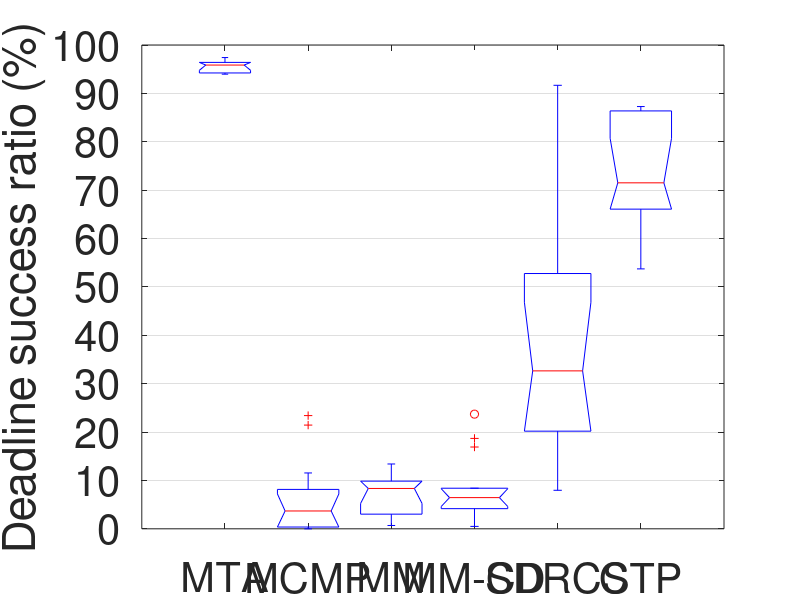

MATLAB code for this plot: (Note: this script raises an error after producing the figure.)
%%%%%%%%%%%%%%%%%%%%%%%%%%%%%%%%%%%%%%%%%%%%%%%%%%%%%%%%%%%%%%%%%%%%%%%%%%%%%%%%%%%%%%%
%   Author: Xiaohui Liu (whulxh@gmail.com)
%   Date:   9/28/2011
%   Function: prepares figures for display
%%%%%%%%%%%%%%%%%%%%%%%%%%%%%%%%%%%%%%%%%%%%%%%%%%%%%%%%%%%%%%%%%%%%%%%%%%%%%%%%%%%%%%%%
%% deadline success ratio
cd ~/Dropbox/tOR/figures/;
% 'm' for min
protocols = {'MTA'; 'MCMP'; 'MM'; 'MM-CD'; 'SDRCS'; 'CTP';};
%% Deadline success ratio
metric = 'Deadline success ratio';
PROTOCOL_CNTS = size(protocols, 1);
pdr = cell(PROTOCOL_CNTS, 1);
idx = 1;
% MTA
t = [
0.940592831452313
0.974038941587619
0.965656195143122
0.958218121259207
0.958892312662903
0.940928272511475
0.965680157497288
0.93973217986859
0.959237187127533
0.946097153759424    
];
pdr{idx} = t;
idx = idx + 1;

% MCMP
t = [
0.214397728585814
0.115473441108545
0.011365236805589
0.001800115207373
0.234031390350374
0.004330708661417
0.05109022556391
0.023316703447651
0.050462802209787
0
0.000164609053498
0.070132369016067  
];
pdr{idx} = t;
idx = idx + 1;

% MMSPEED
t = [
0.134009661835749
0.013357079252004
0.128542611841727
0.082957610777011
0.006889797989317
0.026961161794149
0.084670760490745
0.083883458909702
0.041010806142101
0.091189663932641
0.031441179420319
0.12062885492089   
];
pdr{idx} = t;
idx = idx + 1;

% MMSPEED-CD
t = [
0.237027792651961
0.043981594658757
0.169090909090909
0.005011042761065
0.050623501878853
0.083928318511027
0.18688351140662
0.018981416423872
0.041677498555748
0.005317701664533
0.06449673687844
0.068504804921758
0.06745243869893    
];
pdr{idx} = t;
idx = idx + 1;

% SDRCS
t = [
0.916708424236351
0.201854636849214
0.318661343048517
0.173375374382891
0.232964894242068
0.138439611784443
0.681302545404871
0.326455173653208
0.079646790222938
0.714818276179389
0.365654127628902
0.327961588041162
0.527676727189271
];
pdr{idx} = t;
idx = idx + 1;

% CTP
t = [
0.871259057915811
0.661773587308497
0.722262074254095
0.590802224067564
0.83562901278257
0.872791613801355
0.704711358072679
0.707985404183087
0.861874193159859
0.537249180437304
0.657674484169187
0.869430374059413
];
pdr{idx} = t;
idx = idx + 1;

% display
data = pdr;
group = zeros(0);
dataDisp = zeros(0);
for i = 1 : size(data, 1)
    group = [group ; ones(size(data{i})) + i - 1];
    dataDisp = [dataDisp ; data{i}];
end
figure('name', metric);
% title([metric 'for different protocols']);
h = boxplot(dataDisp * 100, group, 'notch', 'on');
set(gca, 'FontSize', 30, 'YGrid', 'on', 'xtick', 1:size(protocols, 1), 'XTickLabel', protocols, 'ytick', 0:10:100);
set(gca, 'FontSize', 30, 'YGrid', 'on');
%xlabel('Protocols');
ylabel([metric ' (%)']);
%
maximize;
set(gcf, 'Color', 'white'); % Sets figure background
export_fig 'dcr_peers_sparse' -eps;
export_fig 'dcr_peers_sparse' -jpg -zbuffer;
saveas(gcf, 'dcr_peers_sparse.fig');
% saveas(h, 'foo.fig');
% xticklabel_rotate(1 : size(protocols, 1), 90, protocols);

%% PDR
metric = 'Packet delivery ratio';
PROTOCOL_CNTS = size(protocols, 1);
pdr = cell(PROTOCOL_CNTS, 1);
idx = 1;
% MTA
t = [
0.940592831452313
0.974038941587619
0.965771580039184
0.958343789209536
0.959823502090107
0.941423628274839
0.966037287733048
0.940317682784396
0.959237187127533
0.947453954496208   
];
pdr{idx} = t;
idx = idx + 1;

% MCMP
t = [
0.480503144654088
0.327174749807544
0.036575398447078
0.011520737327189
0.241649048625793
0.095669291338583
0.063074352548037
0.050276641808997
0.177397868561279
0.016282225237449
0.010205761316872
0.119712351945854   
];
pdr{idx} = t;
idx = idx + 1;

% MMSPEED
t = [
0.19
0.170080142475512
0.186355022109918
0.296722990271377
0.246534945443822
0.211920529801325
0.387028176501861
0.35361216730038
0.184432777904588
0.150062111801242
0.357988165680473
0.279351032448378
];
pdr{idx} = t;
idx = idx + 1;

% MMSPEED-CD
t = [
0.378158844765343
0.180924287118977
0.416666666666667
0.234579439252336
0.299419492820043
0.395046284713535
0.377416073245168
0.338720103425986
0.196129404968226
0.389964788732394
0.287157670832226
0.302875695732839
0.463398253861652   
];
pdr{idx} = t;
idx = idx + 1;

% SDRCS
t = [
0.937055281882868
0.300015740594995
0.548347799604081
0.400230680507497
0.28804347826087
0.437372802960222
0.735344425439279
0.610699439725285
0.241666666666667
0.818644662921348
0.534900808229243
0.349002601908066
0.638512934726743    
];
pdr{idx} = t;
idx = idx + 1;

% CTP
t = [
0.978064516129032
0.939986810287975
0.986448433650123
0.947014925373134
0.993018036738426
0.985274431057564
0.957918406681658
0.978109637324924
0.986389748121962
0.955300859598854
0.965745743704761
0.981869303858833    
];
pdr{idx} = t;
idx = idx + 1;

% display
data = pdr;
group = zeros(0);
dataDisp = zeros(0);
for i = 1 : size(data, 1)
    group = [group ; ones(size(data{i})) + i - 1];
    dataDisp = [dataDisp ; data{i}];
end
figure('name', metric);
% title([metric 'for different protocols']);
h = boxplot(dataDisp * 100, group, 'notch', 'on');
set(gca, 'FontSize', 30, 'YGrid', 'on', 'xtick', 1:size(protocols, 1), 'XTickLabel', protocols, 'ytick', 0:10:100);
ylabel([metric ' (%)']);
%
maximize;
set(gcf, 'Color', 'white'); % Sets figure background
export_fig 'pdr_peers_sparse' -eps;
export_fig 'pdr_peers_sparse' -jpg -zbuffer;
saveas(gcf, 'pdr_peers_sparse.fig');
% saveas(h, 'foo.fig');
% xticklabel_rotate(1 : size(protocols, 1), 90, protocols);

%% NTX
metric = 'Number of transmissions per packet delivered';
PROTOCOL_CNTS = size(protocols, 1);
pdr = cell(PROTOCOL_CNTS, 1);
idx = 1;
% MTA
t = [
8.73127637130802
8.62749871860584
7.21778042959427
8.62241424456664
8.17844180982337
9.12562352323445
8.10387215734481
8.52279219972674
8.12027833001988
9.57904516866781    
];
pdr{idx} = t;
idx = idx + 1;

% MCMP
t = [
32.3821989528796
27.9788235294118
214.558659217877
572.661538461539
34.153980752406
79.7222222222222
106.735099337748
188.583732057416
47.1727158948686
494.25
551.887096774194
72.6908127208481    
];
pdr{idx} = t;
idx = idx + 1;

% MMSPEED
t = [
77.2392344497608
114.701570680628
66.8632768361582
67.6384814495255
89.8672248803828
94.2391304347826
56.8921703296703
46.1478494623656
81.9727722772277
95.3956953642384
61.2689706987228
64.9239704329462   
];
pdr{idx} = t;
idx = idx + 1;

% MMSPEED-CD
t = [
47.6133651551313
93.4782608695652
55.6673835125448
112.839309428951
74.680612244898
38.2672577580747
48.6078167115903
77.5362595419847
99.0220913107511
70.6207674943567
67.9148148148148
58.302450229709
48.3115942028986    
];
pdr{idx} = t;
idx = idx + 1;

% SDRCS
t = [
7.5981308411215
20.9706190975866
11.5723410163843
21.2036503362152
27.1630727762803
19.1840101522843
10.7064918587439
13.4385912992009
38.9334402566159
8.9262277503753
15.6136675824176
21.5029821073559
14.5537966192648  
];
pdr{idx} = t;
idx = idx + 1;

% CTP
t = [
7.21862042970222
6.21258185219832
6.10749330954505
6.47945513902961
7.04511592868503
6.66195652173913
6.92421193829645
5.7678520625889
5.81641429979393
5.74409118176365
5.43924839016151
8.38451663868865
];
pdr{idx} = t;
idx = idx + 1;

% display
data = pdr;
group = zeros(0);
dataDisp = zeros(0);
for i = 1 : size(data, 1)
    group = [group ; ones(size(data{i})) + i - 1];
    dataDisp = [dataDisp ; data{i}];
end
figure('name', metric);
% title([metric 'for different protocols']);
h = boxplot(dataDisp, group, 'notch', 'on');
set(gca, 'FontSize', 30, 'YGrid', 'on', 'xtick', 1:size(protocols, 1), 'XTickLabel', protocols);
ylabel(metric);
%
maximize;
set(gcf, 'Color', 'white'); % Sets figure background
export_fig 'ntx_peers_sparse' -eps;
export_fig 'ntx_peers_sparse' -jpg -zbuffer;
saveas(gcf, 'ntx_peers_sparse.fig');
% saveas(h, 'foo.fig');
% xticklabel_rotate(1 : size(protocols, 1), 90, protocols);